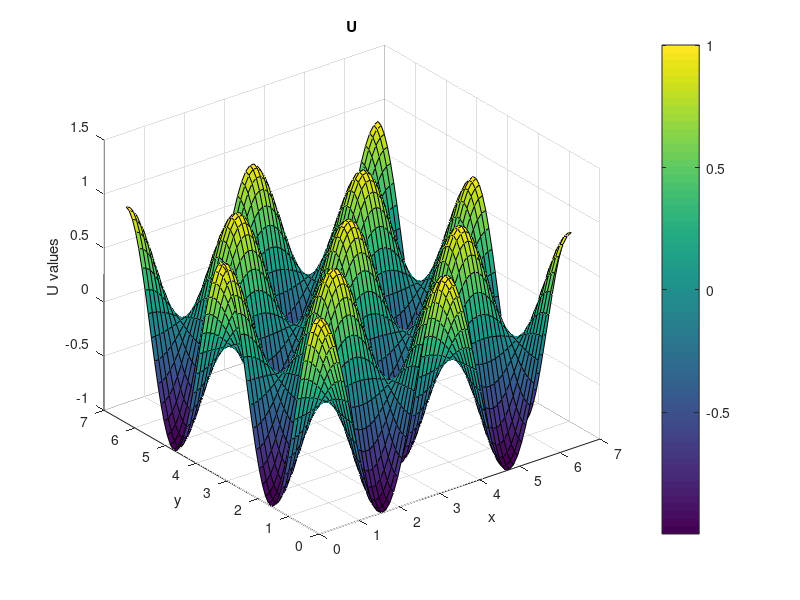
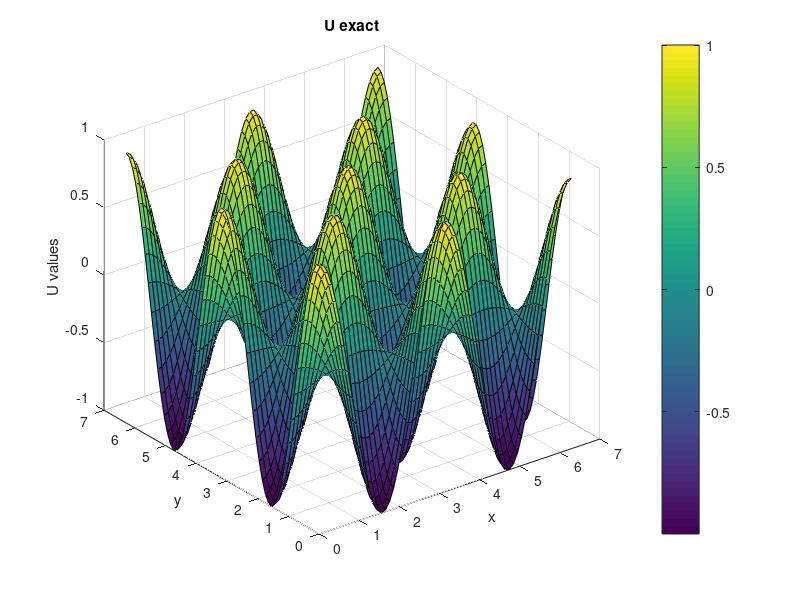
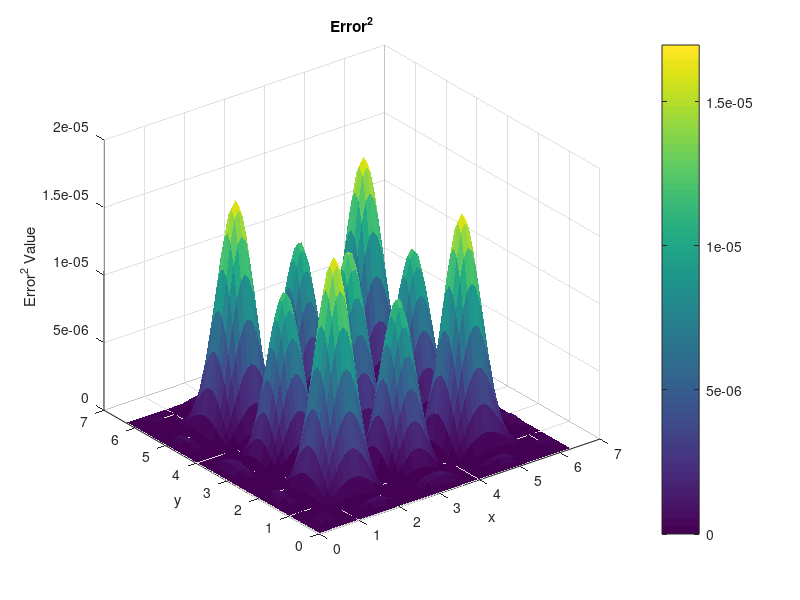

Reproduce these figures in MATLAB, in order.
clc
clear;
close all;

if exist('checkpt_SOR_Manuf.mat','file')     %If a checkpoint file exists, open it
    load('checkpt_SOR_Manuf.mat')
end

%Given variables
%lamda1=0.5;            %Given for Helmholtz, not needed for Poisson
ax=0;                   %Given lower x bound
ay=0;                   %Given lower x bound
Pi=4*atan(1);           %Known value
bx=2*pi;                %Given upper x bound
by=2*pi;                %Given upper y bound
v=0;                    %Given (du/dy @y=by = 0)

%% Initial Problem Setup Nodes and Constants
%Nodes
Nx=60;                         %Initial number of points along x-axis
Ny=Nx;                          %Initial number of points along y-axis
Lx=bx-ax;                       %Length of x-axis
Ly=by-ay;                       %Length of y-axis
deltax=Lx/(Nx+1);               %Step size in x
deltay=Ly/(Ny+1);               %Step size in y
k=2;                            %Chosen constant value for Manufactured Solution
h=2;                            %Chosen constant value for Manufactured Solution
w=2/(1+sin(pi/((Nx+Ny)/2)));    %Relaxation constant
w_1=(1-w);

%Constants that will be used inside the loop
%Put here to make code run faster
fbay = (by-ay)*(by-ay)*cos(Pi*ay/by);
gbay = ay*(by-ay)*(by-ay);
cons1 = bx-ax;
dy2=deltay*deltay;
dx2=deltax*deltax;
dx2dy2=deltax*deltax*deltay*deltay;
denomin=-2*deltay*deltay-2*deltax*deltax;
k2=k*k;
h2=h*h;
kh2=-k2-h2;
k_ax=k*ax;
k_bx=k*bx;
h_ay=h*ay;
h_by=h*by;
k_dx=k*deltax;
h_dy=h*deltay;

%% Solution Matrix
U = zeros(Nx+2,Ny+2);       %Preallocate solution matix with initial guess of ZERO
Uprev = zeros(Nx+2,Ny+2);   %Preallocate dummy matrix

%Boundary Conditions
for j = 1:Ny+2                      
    U(1,j)=cos(k_ax)*cos(h_dy*(j-1));       %u(x=ax,y)=fb(y) boundary condition
    U(Nx+2,j)=cos(k_bx)*cos(h_dy*(j-1));    %u(x=bx,y)=gb(y) boundary condition
    U(j,1)=cos(k_dx*(j-1))*cos(h_ay);       %u(x,y=ay)  boundary condition
    U(j,Ny+2)=cos(k_dx*(j-1))*cos(h_by);    %u(x,y=by)  boundary condition
end

%Part 1 Using Gauss Siedel
F1=zeros(Nx+2,Ny+2);    %Preallocate F matrix outside since it doesn't change based on number of iterations

%Create F matrix
for i=1:Nx+2
    for j=1:Ny+2
        F1(i,j)=kh2*cos(k_dx*(i-1))*cos(h_dy*(j-1));
    end
end
%% Gauss-Seidel Loop

%Error Initialization
err1=1000;                          %Initialize error as 1000 (# greater than tol)
iter1=0;                            %Set initial iteration to 0
tol=10^-8;                          %Define tolerance

while err1>tol
    for j=2:Ny+1                    %loop for all interior x nodes
        for i=2:Nx+1                %loop for all interior y nodes
            %Solving for U
            U(i,j)=(w_1)*U(i,j)+w*((dx2dy2*F1(i,j)-dy2*U(i-1,j)-dy2*U(i+1,j)-dx2*U(i,j-1)-dx2*U(i,j+1))/(denomin));
        end
    end
    %er=abs(U1-Uexact)./abs(Uexact);        %Useful if trying to see where error is
    %err=max(er);
    err1=max(max(abs(Uprev-U)./abs(Uprev)));            %Find overall maximum error
    iter1=iter1+1;                                      %Increase the iteration
    Uprev=U;                                            %Seeing when to stop iterations
    if mod(iter1,100)==0                               %Save checkpoint file every 1500 iterations
        save('checkpt_SOR_Manuf.mat');                   %Saving the file
    end                                                 %Ending if loop
end                                                     %Ending while loop
%% Plotting

x=0:deltax:2*pi;    %Discretize the x axis
y=0:deltay:2*pi;    %Discretize the y axis
Ut=transpose(U);    %Transpose U so that x and y axes are on correct sides

%Exact U
Uexact=zeros(Nx+2,Ny+2);            %Preallocate Uexact
for i=1:Nx+2                        %Set Uexact
    for j=1:Ny+2
        Uexact(i,j)=cos(k*deltax*(i-1))*cos(h*deltay*(j-1));
    end
end

%Set Uref (if wanted for relative error)
Uref=1/(Nx*Ny)*sum(sum(abs(Uexact)));

%Overall error matrix
Error=zeros(Nx+2,Ny+2);
for j=1:Ny+2
    for i =1:Nx+2
        Error(i,j)=abs(U(i,j)-Uexact(i,j));
    end
end

Totalerr=sum(sum(Error));
L1err=Totalerr/(Nx*Ny);                     %L1error
L1errrel=L1err/Uref;                        %Relative L1 error
L2err=sqrt(sum(sum((Error).^2))/(Nx*Ny));   %L2error
L2errrel=L2err/Uref;                        %Relative L2 error

Uexactt=transpose(Uexact);                  %Transposing so x and y are correct

figure()
surf(x,y,Ut);
xlabel('x');
ylabel('y');
zlabel('U values');
title('U');
colorbar;

figure()
surf(x,y,Uexactt);
xlabel('x');
ylabel('y');
zlabel('U values');
title('U exact');
colorbar;

figure()
h=surf(x,y,Error.^2);                       %Create surface plot
ylabel('y');                                %Label x-axis
xlabel('x');                                %Label y-axis
zlabel('Error^2 Value');
set(h,'linestyle','none');                  %Removing gridlines
title('Error^2');
colorbar;
%%
delete('checkpt_SOR_Manuf.mat');             %Delete checkpoint file once complete
